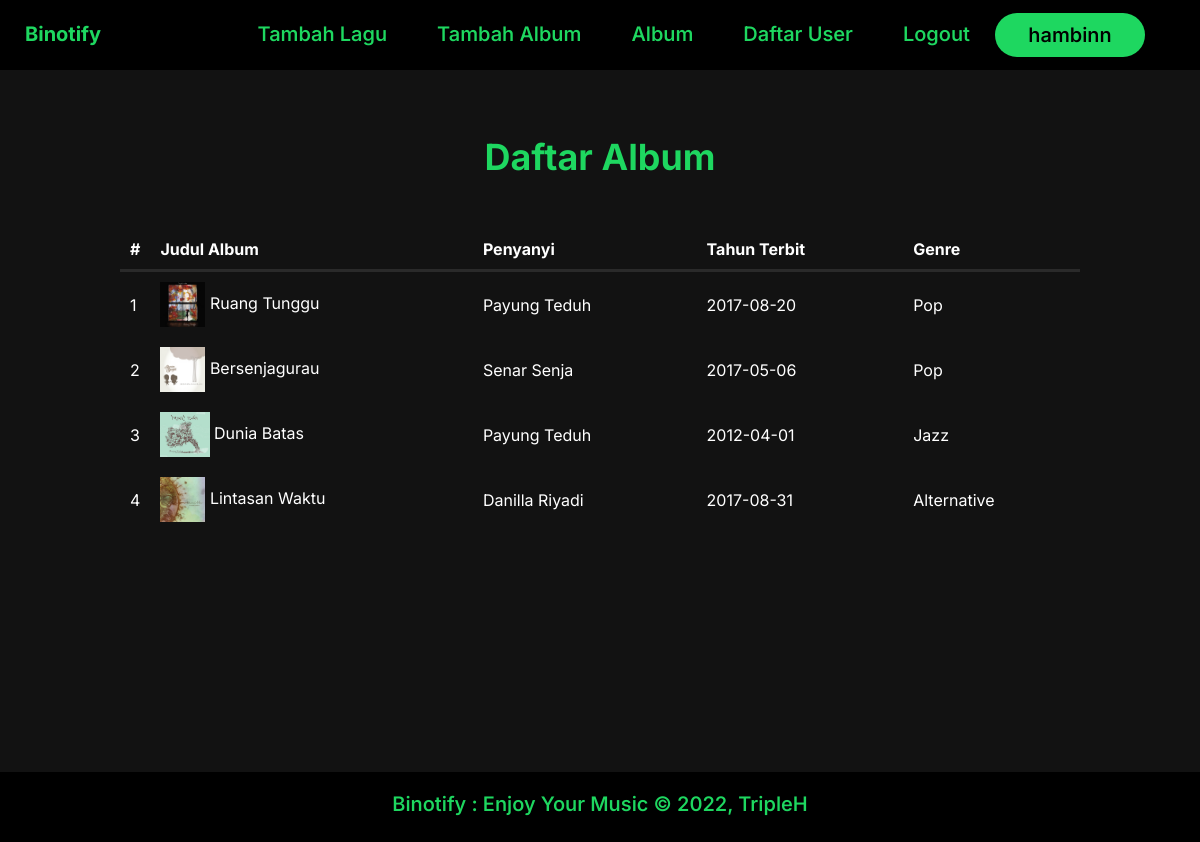
The app's page /php/daftarAlbum.php (signed in) with its own data.
### tables this page shows
CREATE TABLE `album` (
  `album_id` int NOT NULL,
  `judul` varchar(64) NOT NULL,
  `penyanyi` varchar(128) NOT NULL,
  `total_duration` int NOT NULL,
  `image_path` varchar(255) NOT NULL,
  `tanggal_terbit` date NOT NULL,
  `genre` varchar(64) DEFAULT NULL
);

### src/php/Backend_daftarAlbum.php (called while the page is built, shortened)
<?php
function getAllAlbum(){
    $host = 'db';
    $user = 'MYSQL_USER';
    $pass = 'MYSQL_PASSWORD';
    $mydatabase = 'binotify';
    $conn = new mysqli($host, $user, $pass, $mydatabase);
    $sql = 'SELECT * FROM album';
    if ($result = $conn->query($sql)) {
        while ($data = $result->fetch_object()) {
            $albums[] = $data;
        }
    }
    return $albums;
}
?>

### src/php/daftarAlbum.php (the view, shortened to what this page needs)
<!DOCTYPE html>
<html lang="en">
<head>
    <link rel="stylesheet" href="../resources/css/daftarAlbum.css">
    <link rel="stylesheet" href="../resources/css/navbar.css">
</head>
<?php $_SESSION['isAdmin'] == 1 ? require_once('navbarAdmin.php') : require_once('navbar.php') ?>
<body>
    <h1>Daftar Album</h1>
    <table>
        <tr>
            <th class="table-number">#</th>
            <th>Judul Album</th>
            <th>Penyanyi</th>
            <th>Tahun Terbit</th>
            <th>Genre</th>
        </tr>
        <?php
        include 'Backend_daftarAlbum.php';
        $albums = getAllAlbum();
        $i = 1;
        foreach ($albums as $album) {
            echo "<tr>";
            echo "<td class='table-number'>$i</td>";
            echo '<td><img src=" ' . $album->image_path . ' " alt="gambar" height=45></img> <a href="detailAlbum.php?album=' . $album->album_id . ' ">' . $album->judul . '</a> </td>';
            echo "<td>$album->penyanyi</td>";
            echo "<td>$album->tanggal_terbit</td>";
            echo "<td>$album->genre</td>";
            echo "</tr>";
            $i++;
        }
        ?>
    </table>
</body>
<?php require_once('./footer.php'); ?>
</html>

### src/resources/css/daftarAlbum.css (style rules this page uses)
* { margin: 0; padding: 0; box-sizing: border-box; font-family: 'Inter', sans-serif; }
body { background-color: #121212; min-height: 100vh; }
h1 { color: #1ed760; font-size: 36px; font-weight: 670; text-align: center; margin-top: 65px; }
table, td, th { text-align: left; vertical-align: middle; }
img { vertical-align: middle; }
th { border-bottom: #2A2A2A solid 3px; }
table { margin-top: 50px; border-collapse: collapse; margin-left: auto; margin-right: auto; width: 80%; vertical-align:middle; }
.table-number { width: 10px; }
th, td { padding: 10px; color: #ffffff; }
a { text-decoration: none; color: #ffffff; }

### src/resources/css/navbar.css (style rules this page uses)
* { margin: 0; padding: 0; box-sizing: border-box; font-family: 'Inter', sans-serif; }
body { background-color: #121212; }

### records on screen
album: image_path (picture), judul "Ruang Tunggu", penyanyi "Payung Teduh", tanggal_terbit "2017-08-20", genre "Pop"
album: image_path (picture), judul "Bersenjagurau", penyanyi "Senar Senja", tanggal_terbit "2017-05-06", genre "Pop"
album: image_path (picture), judul "Dunia Batas", penyanyi "Payung Teduh", tanggal_terbit "2012-04-01", genre "Jazz"
album: image_path (picture), judul "Lintasan Waktu", penyanyi "Danilla Riyadi", tanggal_terbit "2017-08-31", genre "Alternative"

### other values on screen
$_SESSION['username'] "hambinn"
